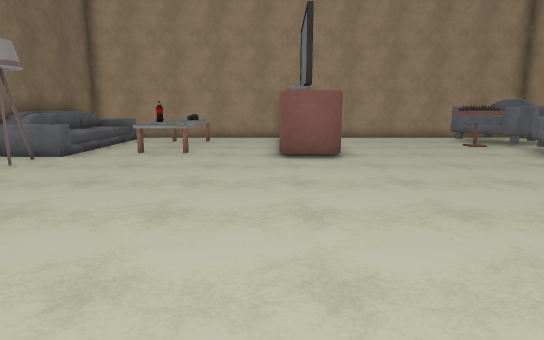
[1] (above)

17 first-person views from a walk through a Unity game level. The camera is 1.4 m above the floor, tilts 10° down and sees 75° across. The floor is counted in squares, 1 m on a side. Each view is taken from the middle of a square. On the plan, view 1 faces up. The plan holds only what a view shows up to about 15 squares ahead; the rest is blank. The player character is not drawn. Some animated figures are not drawn. Some surface patterns are stand-ins.

[2]
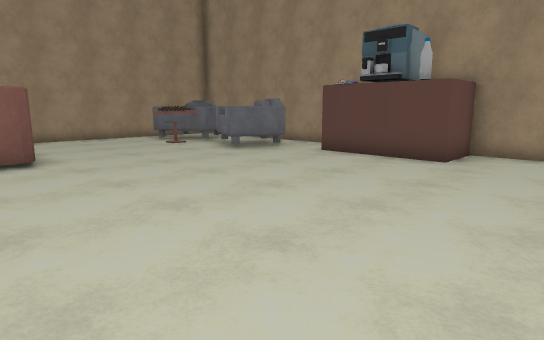

[3]
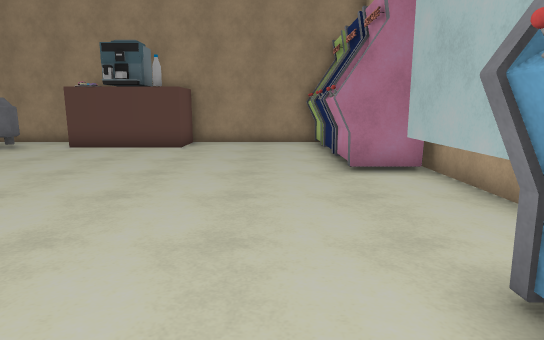

[4]
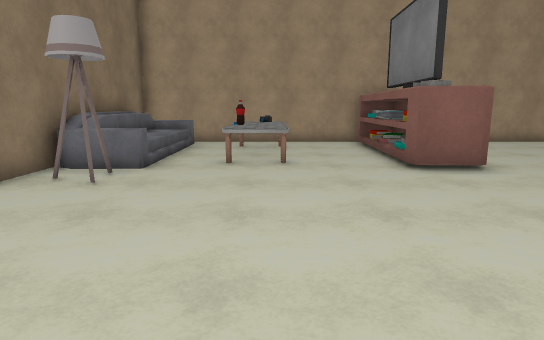

[5]
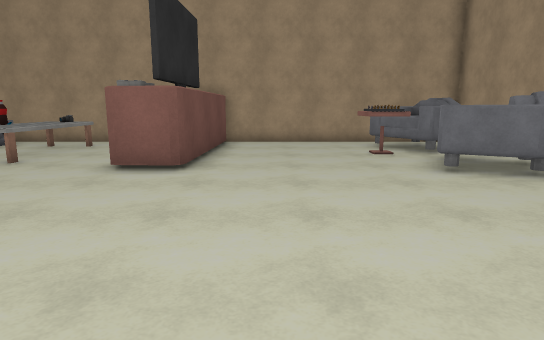

[6]
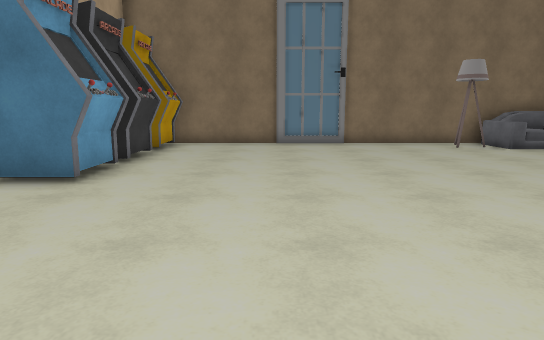

[7]
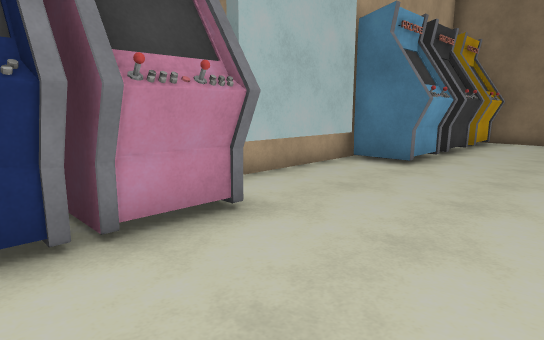

[8]
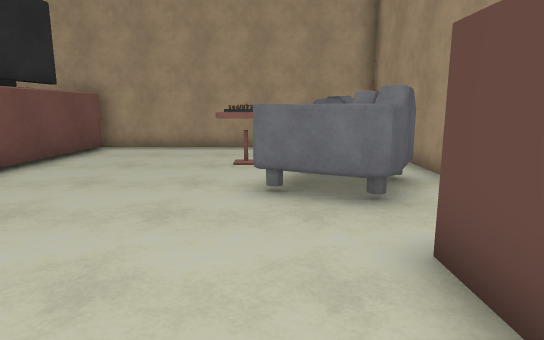

[9]
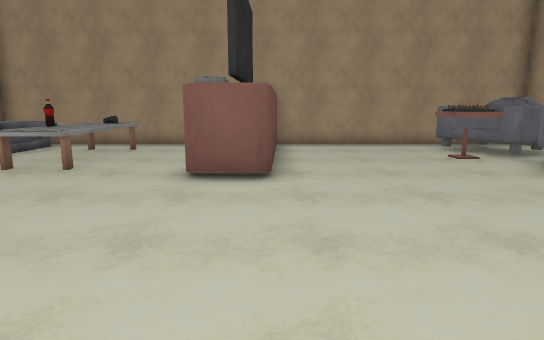

[10]
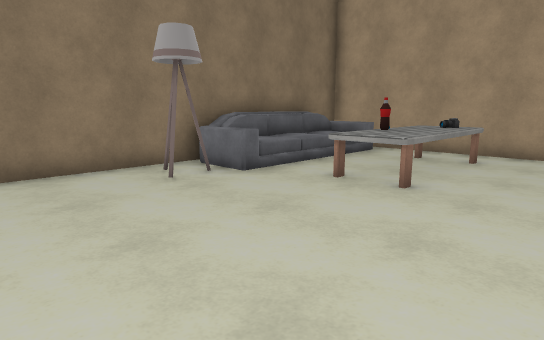

[11]
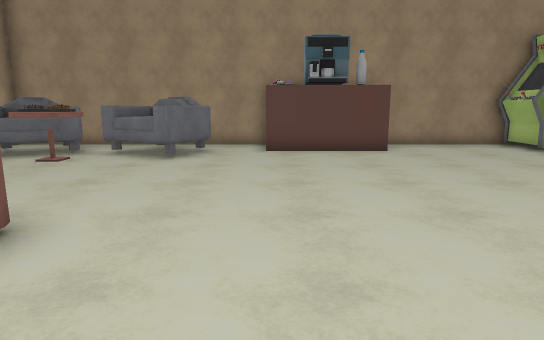

[12]
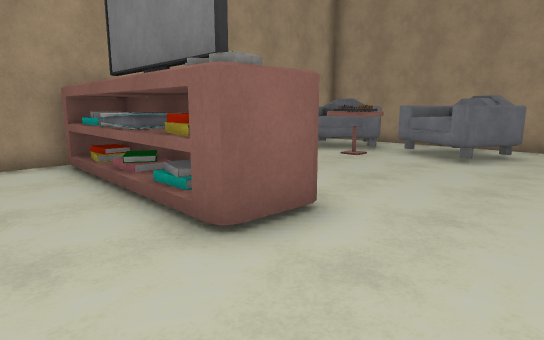

[13]
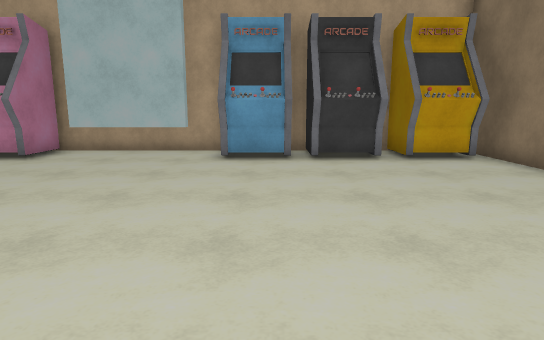

[14]
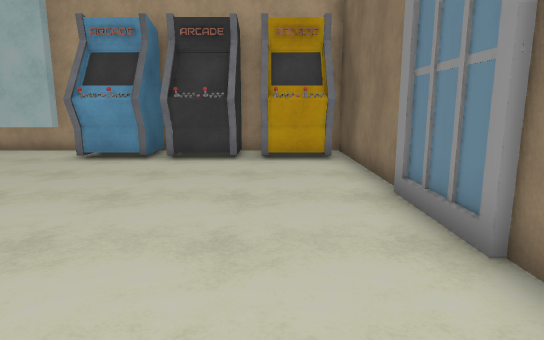

[15]
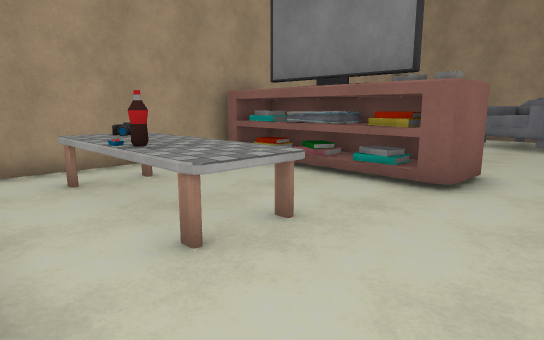

[16]
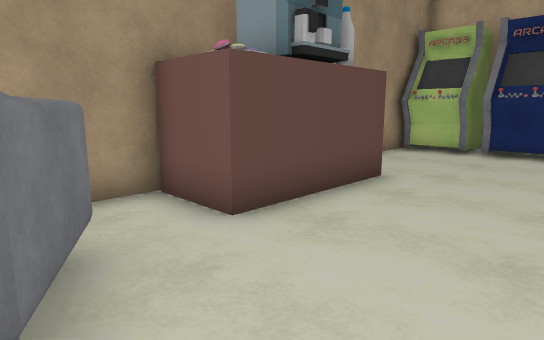

[17]
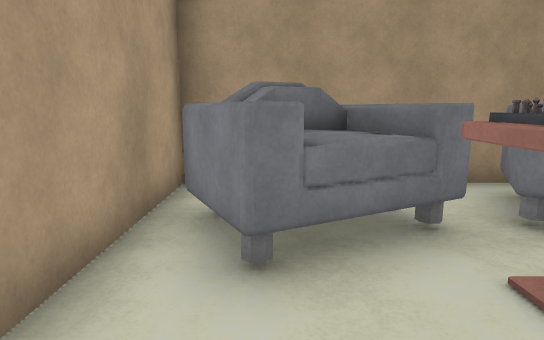

### Floor plan
Points are (right, up) in squares from view 1. A wall is a line through its corners. A room is listed if a view was taken in it or the views show most of it. See-through windows are left out.
Room 1 (views 1, 2, 3, 4, 5, 6, 7, 8, 9, 10, 11, 12, 13, 14, 15, 16, 17)
walls: (11.6, 7.1) (11.6, 16.7) (1.9, 16.7); (0.5, 16.7) (-8.2, 16.7) (-8.2, 15.4); (0.6, -3.1) (0.6, -2.7) (4.1, -2.7); (-8.2, 10.5) (-8.2, -3.6); (-3.1, -3.6) (5.5, -3.6); (-5.9, -3.6) (-5, -3.6); (11.6, -2.1) (11.6, 3.2)
objects: sofa (-8, 10) to (-6, 16); other object (-7, -2) to (-6, -1); lamp (-7, 9); other object (-5, -2) to (-3, -1); table (-4, 11) to (-3, 15); other object (-2, -2) to (-1, -1); other object (5, -2) to (7, -1); other object (7, 12) to (8, 13); other object (8, -2) to (9, -1); armchair (8, 9) to (11, 12); armchair (8, 13) to (10, 16); other object (10, -2) to (11, -2); box (10, 3) to (11, 7)
Room 2 (no view inside)
walls: (1.9, 16.7) (0.5, 16.7)
objects: other object (0, 10) to (2, 16)

Where each view was taken, in squares from view 1:
view 1: 0 up, 0 right, facing up
view 2: 0 up, 0 right, facing up-right
view 3: 0 up, 3 left, facing right
view 4: 2 up, 3 left, facing up
view 5: 2 up, 4 right, facing up
view 6: 2 up, 6 right, facing left
view 7: 2 up, 8 right, facing down-left
view 8: 4 up, 8 right, facing up
view 9: 3 up, 2 right, facing up
view 10: 5 up, 0 right, facing up-left
view 11: 7 up, 2 left, facing right
view 12: 7 up, 2 left, facing up-right
view 13: 8 up, 2 left, facing down
view 14: 8 up, 6 left, facing down
view 15: 8 up, 6 left, facing up-right
view 16: 10 up, 6 right, facing down-right
view 17: 15 up, 5 right, facing right
